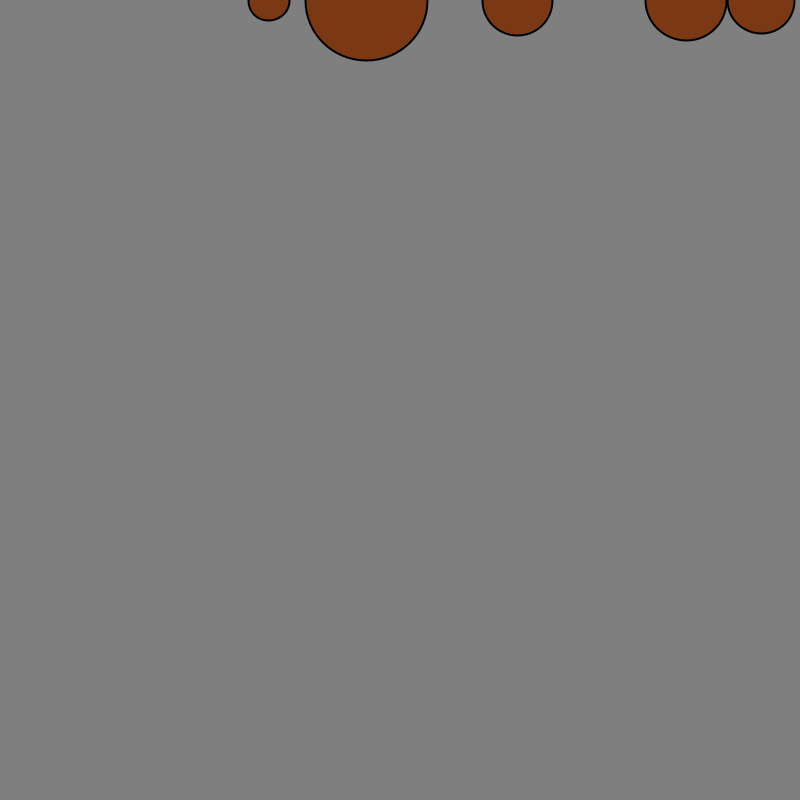
Frame 1 (no input)
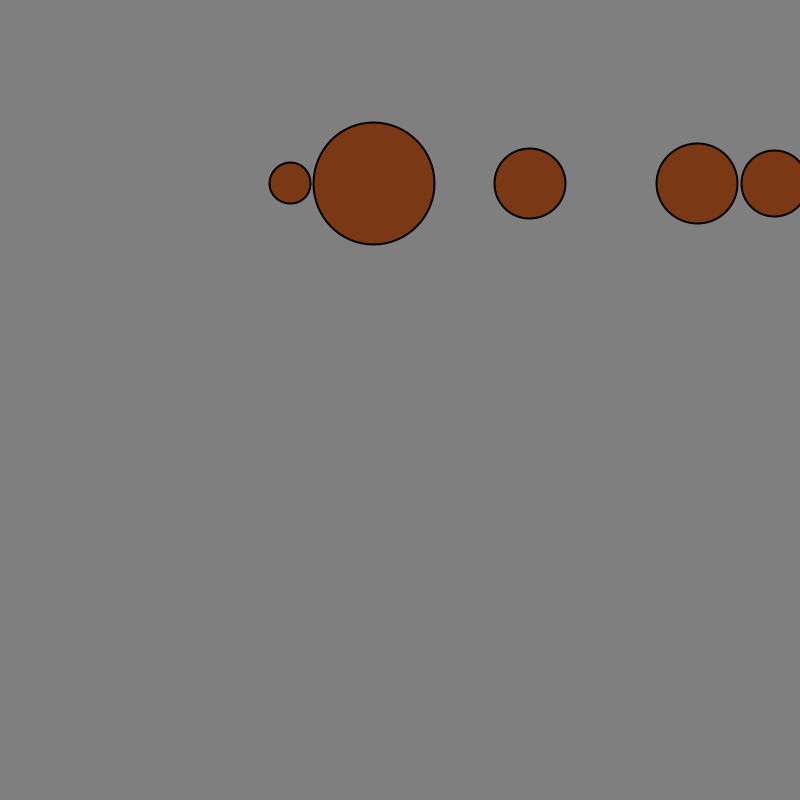
Frame 60 (the mouse pressed at the canvas centre just before this capture)
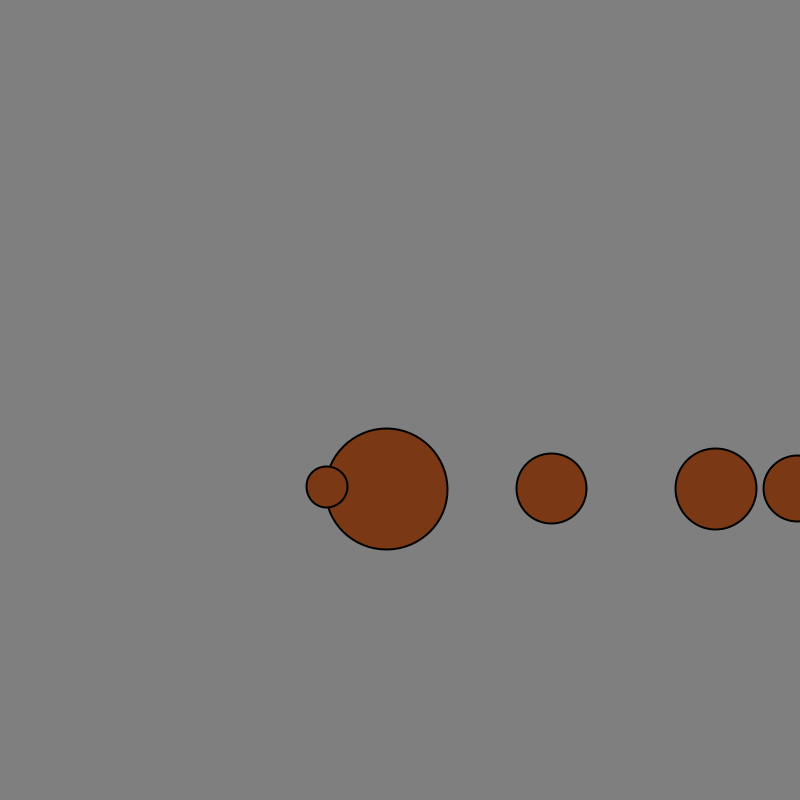
Frame 120 (the mouse held since frame 60 and released just before this capture)

The Processing sketch that drew these frames (run headless with seeded random() and noise(); from frame 60 on, the mouse is pressed at the canvas centre):

// Processing sketch: force_mass
// ── force_mass.pde

Mover[] movers;

void setup() {
    size(800, 800);
    background(127);

    movers = new Mover[5];

    for(int i=0 ; i<movers.length ; i++){
        movers[i] = new Mover();
    }
    
}

void draw() {
    background(127);
    
    for(Mover m : movers){
        PVector gravity = new PVector(0, 0.1);
        PVector wind = new PVector(0.01, 0);

        gravity.mult(m.mass);
        m.applyForce(gravity);
        m.applyForce(wind);

        m.edges();
        m.update();
        m.drawBall();
    }
    
}


class Mover{
    PVector location;
    PVector velocity;
    PVector acceleration;

    float mass;

    Mover(){
        location = new PVector(random(width), 0);
        velocity = new PVector(0, 0);
        acceleration = new PVector(0, 0.1);

        mass = random(0.5, 4);
    }

    void update(){
        velocity.add(acceleration);

        location.add(velocity);

        velocity.limit(5);

        acceleration.setMag(0);
    }

    void edges(){

        if(location.x > width){
            location.x = width;
            velocity.x = velocity.x * -1;
        }
        else if(location.x < 0){
            velocity.x = velocity.x * -1;
            location.x = 0;
        }
        if(location.y >= height ){
            velocity.y = velocity.y * -1;
            location.y = height;
        }
    }

    void applyForce(PVector force){

        PVector f = PVector.div(force, mass);
        acceleration.add(f);
    }

    void drawBall(){
        stroke(0);
        strokeWeight(2);
        fill(122, 56, 20);

        ellipse(location.x, location.y, mass*50, mass*50);
    }

}
